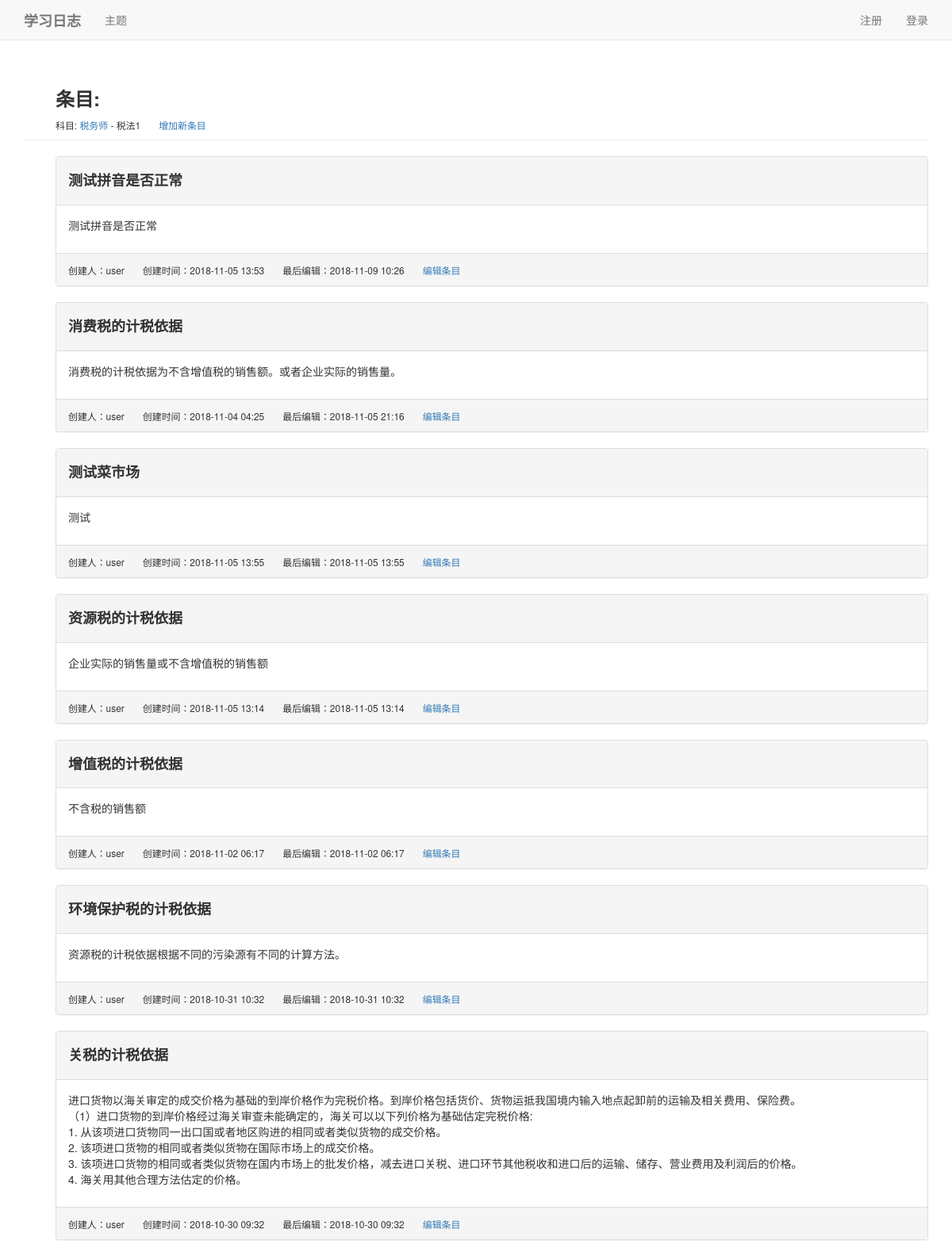
Screenshot of /learning_logs/TA/SSY/blogs with the database file from the repository.
### learning_logs/models.py (models this page shows, shortened)
class Topic(models.Model):
    text       = models.CharField(max_length=20)
    name       = models.CharField(max_length=40)
    date_added = models.DateTimeField(auto_now_add=True)
    def __str__(self):
        return self.text

class Entry(models.Model):
    topic      = models.ForeignKey(Topic, on_delete=models.CASCADE)
    text       = models.CharField(max_length=100)
    name       = models.CharField(max_length=200)
    date_added = models.DateTimeField(auto_now_add=True)
    class Meta:
        verbose_name_plural = 'entries'
    def __str__(self):
        return self.text

class Blog(models.Model):
    entry       = models.ForeignKey(Entry, on_delete=models.CASCADE)
    owner       = models.ForeignKey(User, on_delete=models.CASCADE)
    title       = models.CharField(max_length=100)
    name        = models.CharField(max_length=200)
    text        = models.TextField()
    date_added  = models.DateTimeField(auto_now_add=True)
    date_modify = models.DateTimeField(auto_now_add=True)

### learning_logs/views.py (the view)
# urls.py: re_path('(?P<topic_name>[A-Z]+)/(?P<entry_name>[A-Z]+)/blogs', views.blogs, name='blogs'),
def blogs(request,topic_name, entry_name):
    entry   = Entry.objects.get(name=entry_name)
    topic   = entry.topic
    blogs   = entry.blog_set.order_by('-date_modify')
    context = {'topic':topic, 'entry':entry, 'blogs':blogs}
    return render(request, 'learning_logs/blogs.html', context)

### learning_logs/templates/learning_logs/blogs.html (shortened to what this page needs)
{% extends "learning_logs/base.html" %}
{% load bootstrap3 %}
{% block header %}
    <h3>
        <b>条目:</b>
    </h3>
    <small>
        科目:
        <a href="{% url 'learning_logs:entries' topic.name %}">{{ topic }}</a> -
        {{ entry }}
        <a href="{% url 'learning_logs:new_blog' topic.name entry.name %}">增加新条目</a>
    </small>
{% endblock header %}
{% block content %}
    {% for blog in blogs %}
        <div class="panel panel-default">
            <div class="panel-heading">
                <h4>
                    <b>{{ blog.title|linebreaks }}</b>
                </h4>
            </div>
            <div class="panel-body">
                {{ blog.text|linebreaks }}
            </div>
            <div class="panel-footer">
                <small>
                    创建人：{{ blog.owner }}
                    &nbsp&nbsp&nbsp&nbsp&nbsp
                    创建时间：{{ blog.date_added|date:'Y-m-d H:i' }}
                    &nbsp&nbsp&nbsp&nbsp&nbsp
                    最后编辑：{{ blog.date_modify|date:'Y-m-d H:i' }}
                    <a href="{% url 'learning_logs:edit_blog' topic.name entry.name blog.name %}">编辑条目</a>
                </small>
            </div>
        </div>
    {% empty %}
        <b>该主题下尚无任何条目。</b>
    {% endfor %}
{% endblock content %}

### rows the page displays
Topic: text "税务师"
Entry: text "税法1"
Blog: title "测试拼音是否正常", text "测试拼音是否正常", owner "user", date_added "2018-11-05 13:53", date_modify "2018-11-09 10:26"
Blog: title "消费税的计税依据", text "消费税的计税依据为不含增值税的销售额。或者企业实际的销售量。", owner "user", date_added "2018-11-04 04:25", date_modify "2018-11-05 21:16"
Blog: title "测试菜市场", text "测试", owner "user", date_added "2018-11-05 13:55", date_modify "2018-11-05 13:55"
Blog: title "资源税的计税依据", text "企业实际的销售量或不含增值税的销售额", owner "user", date_added "2018-11-05 13:14", date_modify "2018-11-05 13:14"
Blog: title "增值税的计税依据", text "不含税的销售额", owner "user", date_added "2018-11-02 06:17", date_modify "2018-11-02 06:17"
Blog: title "环境保护税的计税依据", text "资源税的计税依据根据不同的污染源有不同的计算方法。", owner "user", date_added "2018-10-31 10:32", date_modify "2018-10-31 10:32"
Blog: title "关税的计税依据", text "进口货物以海关审定的成交价格为基础的到岸价格作为完税价格。到岸价格包括货价、货物运抵我国境内输入地点起卸前的运输及相关费用、保险费。 （1）进口货物的到岸价格经过海关审查未能确定的，海关可以以下列价格为基础估定完税价格: 1. 从该项进口货物同一出口国或者地区购进的相同或者类似货物的成交价格。 2. 该项进口货物的相同或者类似货物在国际市场上的成交价格。 3. 该项进口货物的相同或者类似货物在国内市场上的批发价格，减去进口关税、进口环节其他税收和进口后的运输、储存、营业费用及利润后的价格。 4. 海关用其他合理方法估定的价格。", owner "user", date_added "2018-10-30 09:32", date_modify "2018-10-30 09:32"
